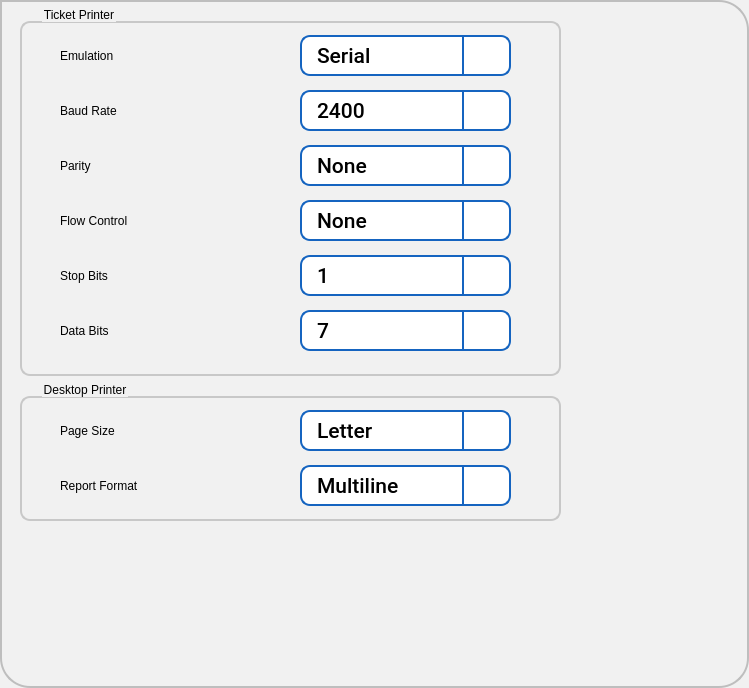
      <widget class="QFrame" name="frame_11">
       <property name="geometry">
        <rect>
         <x>0</x>
         <y>0</y>
         <width>749</width>
         <height>688</height>
        </rect>
       </property>
       <property name="styleSheet">
        <string notr="true">background-color: rgb(241, 241, 241);
	 border: 2px solid #C4C4C3;
    border-bottom-color: #C2C7CB; /* same as the pane color */
    border-bottom-left-radius: 30px;
border-bottom-right-radius: 30px;
    border-top-right-radius: 30px;
color: rgb(0, 0, 0);
font: 75 16pt &quot;Roboto Medium&quot;;
border-color:  rgb(190, 190, 190);



</string>
       </property>
       <property name="frameShape">
        <enum>QFrame::StyledPanel</enum>
       </property>
       <property name="frameShadow">
        <enum>QFrame::Raised</enum>
       </property>
       <widget class="QGroupBox" name="groupBox_5">
        <property name="geometry">
         <rect>
          <x>20</x>
          <y>5</y>
          <width>541</width>
          <height>371</height>
         </rect>
        </property>
        <property name="styleSheet">
         <string notr="true">QGroupBox {
    border: 2px solid  rgb(200, 200, 200);
    border-radius: 10px;
    margin-top: 16px; /* leave space at the top for the title */
    padding : 0px;

}

QGroupBox::title {
    subcontrol-origin: padding;
    subcontrol-position: top left ; /* position at the top center */
    left : 20px;
    top : -15px;
}</string>
        </property>
        <property name="title">
         <string>Ticket Printer</string>
        </property>
        <widget class="QComboBox" name="cbBaud">
         <property name="geometry">
          <rect>
           <x>280</x>
           <y>85</y>
           <width>211</width>
           <height>41</height>
          </rect>
         </property>
         <property name="font">
          <font>
           <family>Roboto Medium</family>
           <pointsize>16</pointsize>
           <weight>9</weight>
           <italic>false</italic>
           <bold>false</bold>
          </font>
         </property>
         <property name="focusPolicy">
          <enum>Qt::ClickFocus</enum>
         </property>
         <property name="styleSheet">
          <string notr="true">QComboBox {
   border: 2px solid  rgb(21, 100, 192);
   border-radius: 10px;
   padding: 1px 18px 1px 3px;
   background-color: rgb(255, 255, 255);
   color: rgb(0, 0, 0);
   font: 75 16pt &quot;Roboto Medium&quot;;
   padding-left: 15px;
}

QComboBox:on {
    padding-top: 3px;
    padding-left: 15px;
}

QComboBox::drop-down {
    subcontrol-origin: padding;
    subcontrol-position: top right;
    width: 45px;
    border-left-width: 2px;
    border-left-color: darkgray;
    border-left-style: solid;
    border-top-right-radius: 3px;
    border-bottom-right-radius: 3px;
    border-color: rgb(21, 100, 192);
}

QComboBox::down-arrow {
	image: url(:/images/icons/downarrow.png);
}

QComboBox::down-arrow:on {
    top: 1px;
    left: 1px;
}

QComboBox QAbstractItemView {
   border: 2px solid rgb(21, 100, 192);
   font: 75 16pt &quot;Roboto Medium&quot;;
   border-radius: 5px;
   background-color: rgb(255, 255, 255);
   selection-background-color:  rgb(21, 100, 192);
   selection-color: rgb(255, 255, 255);
}

/*  vertical */
QScrollBar:vertical {
     border: 0px solid  rgb(21, 100, 192);
     background:  rgb(230,230,230);
     width: 42px;
	 margin: 45px 0 45px 0;
     border-left: 2px solid  rgb(182, 182, 182);
     border-radius: 0px;
 }

 QScrollBar::handle:vertical {
     background:  rgb(182, 182, 182);
     min-height: 20px;
 }

 QScrollBar::add-line:vertical {
     border: 0px solid grey;
     background:  rgb(230,230,230);
     height: 45px;
     subcontrol-position: bottom;
     subcontrol-origin: margin;
 }

 QScrollBar::sub-line:vertical {
     border: 0px solid grey;
     background:  rgb(230,230,230);
     height: 45px;
     subcontrol-position: top;
     subcontrol-origin: margin;
 }

 QScrollBar::up-arrow:vertical {
     width: 42px;
     height: 45px;
     background-image: url(:/images/icons/cuparrow.png);
}

QScrollBar::down-arrow:vertical {
     width: 42px;
      height: 45px;
      background-image: url(:/images/icons/cdownarrow.png);
 }

 QScrollBar::add-page:vertical, QScrollBar::sub-page:vertical {
      background: none;
 }
</string>
         </property>
         <property name="frame">
          <bool>true</bool>
         </property>
         <item>
          <property name="text">
           <string>2400</string>
          </property>
         </item>
         <item>
          <property name="text">
           <string>4800</string>
          </property>
         </item>
         <item>
          <property name="text">
           <string>9600</string>
          </property>
         </item>
         <item>
          <property name="text">
           <string>19200</string>
          </property>
         </item>
        </widget>
        <widget class="QLabel" name="label_3">
         <property name="geometry">
          <rect>
           <x>40</x>
           <y>30</y>
           <width>181</width>
           <height>41</height>
          </rect>
         </property>
         <property name="styleSheet">
          <string notr="true">border-width: 0px;</string>
         </property>
         <property name="text">
          <string>Emulation</string>
         </property>
        </widget>
        <widget class="QLabel" name="label_12">
         <property name="geometry">
          <rect>
           <x>40</x>
           <y>85</y>
           <width>181</width>
           <height>41</height>
          </rect>
         </property>
         <property name="styleSheet">
          <string notr="true">border-width: 0px;</string>
         </property>
         <property name="text">
          <string>Baud Rate</string>
         </property>
        </widget>
        <widget class="QComboBox" name="cbEmulation">
         <property name="geometry">
          <rect>
           <x>280</x>
           <y>30</y>
           <width>211</width>
           <height>41</height>
          </rect>
         </property>
         <property name="font">
          <font>
           <family>Roboto Medium</family>
           <pointsize>16</pointsize>
           <weight>9</weight>
           <italic>false</italic>
           <bold>false</bold>
          </font>
         </property>
         <property name="focusPolicy">
          <enum>Qt::ClickFocus</enum>
         </property>
         <property name="styleSheet">
          <string notr="true">QComboBox {
   border: 2px solid  rgb(21, 100, 192);
   border-radius: 10px;
   padding: 1px 18px 1px 3px;
   background-color: rgb(255, 255, 255);
   color: rgb(0, 0, 0);
   font: 75 16pt &quot;Roboto Medium&quot;;
   padding-left: 15px;
}

QComboBox:on {
    padding-top: 3px;
    padding-left: 15px;
}

QComboBox::drop-down {
    subcontrol-origin: padding;
    subcontrol-position: top right;
    width: 45px;
    border-left-width: 2px;
    border-left-color: darkgray;
    border-left-style: solid;
    border-top-right-radius: 3px;
    border-bottom-right-radius: 3px;
    border-color: rgb(21, 100, 192);
}

QComboBox::down-arrow {
	image: url(:/images/icons/downarrow.png);
}

QComboBox::down-arrow:on {
    top: 1px;
    left: 1px;
}

QComboBox QAbstractItemView {
   border: 2px solid rgb(21, 100, 192);
   font: 75 16pt &quot;Roboto Medium&quot;;
   border-radius: 5px;
   background-color: rgb(255, 255, 255);
   selection-background-color:  rgb(21, 100, 192);
   selection-color: rgb(255, 255, 255);
}

/*  vertical */
QScrollBar:vertical {
     border: 0px solid  rgb(21, 100, 192);
     background:  rgb(230,230,230);
     width: 42px;
	 margin: 45px 0 45px 0;
     border-left: 2px solid  rgb(182, 182, 182);
     border-radius: 0px;
 }

 QScrollBar::handle:vertical {
     background:  rgb(182, 182, 182);
     min-height: 20px;
 }

 QScrollBar::add-line:vertical {
     border: 0px solid grey;
     background:  rgb(230,230,230);
     height: 45px;
     subcontrol-position: bottom;
     subcontrol-origin: margin;
 }

 QScrollBar::sub-line:vertical {
     border: 0px solid grey;
     background:  rgb(230,230,230);
     height: 45px;
     subcontrol-position: top;
     subcontrol-origin: margin;
 }

 QScrollBar::up-arrow:vertical {
     width: 42px;
     height: 45px;
     background-image: url(:/images/icons/cuparrow.png);
}

QScrollBar::down-arrow:vertical {
     width: 42px;
      height: 45px;
      background-image: url(:/images/icons/cdownarrow.png);
 }

 QScrollBar::add-page:vertical, QScrollBar::sub-page:vertical {
      background: none;
 }
</string>
         </property>
         <property name="frame">
          <bool>true</bool>
         </property>
         <item>
          <property name="text">
           <string>Serial</string>
          </property>
         </item>
         <item>
          <property name="text">
           <string>USB</string>
          </property>
         </item>
        </widget>
        <widget class="QComboBox" name="cbStop">
         <property name="geometry">
          <rect>
           <x>280</x>
           <y>250</y>
           <width>211</width>
           <height>41</height>
          </rect>
         </property>
         <property name="font">
          <font>
           <family>Roboto Medium</family>
           <pointsize>16</pointsize>
           <weight>9</weight>
           <italic>false</italic>
           <bold>false</bold>
          </font>
         </property>
         <property name="focusPolicy">
          <enum>Qt::ClickFocus</enum>
         </property>
         <property name="styleSheet">
          <string notr="true">QComboBox {
   border: 2px solid  rgb(21, 100, 192);
   border-radius: 10px;
   padding: 1px 18px 1px 3px;
   background-color: rgb(255, 255, 255);
   color: rgb(0, 0, 0);
   font: 75 16pt &quot;Roboto Medium&quot;;
   padding-left: 15px;
}

QComboBox:on {
    padding-top: 3px;
    padding-left: 15px;
}

QComboBox::drop-down {
    subcontrol-origin: padding;
    subcontrol-position: top right;
    width: 45px;
    border-left-width: 2px;
    border-left-color: darkgray;
    border-left-style: solid;
    border-top-right-radius: 3px;
    border-bottom-right-radius: 3px;
    border-color: rgb(21, 100, 192);
}

QComboBox::down-arrow {
	image: url(:/images/icons/downarrow.png);
}

QComboBox::down-arrow:on {
    top: 1px;
    left: 1px;
}

QComboBox QAbstractItemView {
   border: 2px solid rgb(21, 100, 192);
   font: 75 16pt &quot;Roboto Medium&quot;;
   border-radius: 5px;
   background-color: rgb(255, 255, 255);
   selection-background-color:  rgb(21, 100, 192);
   selection-color: rgb(255, 255, 255);
}

/*  vertical */
QScrollBar:vertical {
     border: 0px solid  rgb(21, 100, 192);
     background:  rgb(230,230,230);
     width: 42px;
	 margin: 45px 0 45px 0;
     border-left: 2px solid  rgb(182, 182, 182);
     border-radius: 0px;
 }

 QScrollBar::handle:vertical {
     background:  rgb(182, 182, 182);
     min-height: 20px;
 }

 QScrollBar::add-line:vertical {
     border: 0px solid grey;
     background:  rgb(230,230,230);
     height: 45px;
     subcontrol-position: bottom;
     subcontrol-origin: margin;
 }

 QScrollBar::sub-line:vertical {
     border: 0px solid grey;
     background:  rgb(230,230,230);
     height: 45px;
     subcontrol-position: top;
     subcontrol-origin: margin;
 }

 QScrollBar::up-arrow:vertical {
     width: 42px;
     height: 45px;
     background-image: url(:/images/icons/cuparrow.png);
}

QScrollBar::down-arrow:vertical {
     width: 42px;
      height: 45px;
      background-image: url(:/images/icons/cdownarrow.png);
 }

 QScrollBar::add-page:vertical, QScrollBar::sub-page:vertical {
      background: none;
 }
</string>
         </property>
         <property name="frame">
          <bool>true</bool>
         </property>
         <item>
          <property name="text">
           <string>1</string>
          </property>
         </item>
         <item>
          <property name="text">
           <string>2</string>
          </property>
         </item>
        </widget>
        <widget class="QLabel" name="label_14">
         <property name="geometry">
          <rect>
           <x>40</x>
           <y>250</y>
           <width>141</width>
           <height>41</height>
          </rect>
         </property>
         <property name="styleSheet">
          <string notr="true">border-width: 0px;</string>
         </property>
         <property name="text">
          <string>Stop Bits</string>
         </property>
        </widget>
        <widget class="QComboBox" name="cbData">
         <property name="geometry">
          <rect>
           <x>280</x>
           <y>305</y>
           <width>211</width>
           <height>41</height>
          </rect>
         </property>
         <property name="font">
          <font>
           <family>Roboto Medium</family>
           <pointsize>16</pointsize>
           <weight>9</weight>
           <italic>false</italic>
           <bold>false</bold>
          </font>
         </property>
         <property name="focusPolicy">
          <enum>Qt::ClickFocus</enum>
         </property>
         <property name="styleSheet">
          <string notr="true">QComboBox {
   border: 2px solid  rgb(21, 100, 192);
   border-radius: 10px;
   padding: 1px 18px 1px 3px;
   background-color: rgb(255, 255, 255);
   color: rgb(0, 0, 0);
   font: 75 16pt &quot;Roboto Medium&quot;;
   padding-left: 15px;
}

QComboBox:on {
    padding-top: 3px;
    padding-left: 15px;
}

QComboBox::drop-down {
    subcontrol-origin: padding;
    subcontrol-position: top right;
    width: 45px;
    border-left-width: 2px;
    border-left-color: darkgray;
    border-left-style: solid;
    border-top-right-radius: 3px;
    border-bottom-right-radius: 3px;
    border-color: rgb(21, 100, 192);
}

QComboBox::down-arrow {
	image: url(:/images/icons/downarrow.png);
}

QComboBox::down-arrow:on {
    top: 1px;
    left: 1px;
}

QComboBox QAbstractItemView {
   border: 2px solid rgb(21, 100, 192);
   font: 75 16pt &quot;Roboto Medium&quot;;
   border-radius: 5px;
   background-color: rgb(255, 255, 255);
   selection-background-color:  rgb(21, 100, 192);
   selection-color: rgb(255, 255, 255);
}

/*  vertical */
QScrollBar:vertical {
     border: 0px solid  rgb(21, 100, 192);
     background:  rgb(230,230,230);
     width: 42px;
	 margin: 45px 0 45px 0;
     border-left: 2px solid  rgb(182, 182, 182);
     border-radius: 0px;
 }

 QScrollBar::handle:vertical {
     background:  rgb(182, 182, 182);
     min-height: 20px;
 }

 QScrollBar::add-line:vertical {
     border: 0px solid grey;
     background:  rgb(230,230,230);
     height: 45px;
     subcontrol-position: bottom;
     subcontrol-origin: margin;
 }

 QScrollBar::sub-line:vertical {
     border: 0px solid grey;
     background:  rgb(230,230,230);
     height: 45px;
     subcontrol-position: top;
     subcontrol-origin: margin;
 }

 QScrollBar::up-arrow:vertical {
     width: 42px;
     height: 45px;
     background-image: url(:/images/icons/cuparrow.png);
}

QScrollBar::down-arrow:vertical {
     width: 42px;
      height: 45px;
      background-image: url(:/images/icons/cdownarrow.png);
 }

 QScrollBar::add-page:vertical, QScrollBar::sub-page:vertical {
      background: none;
 }
</string>
         </property>
         <property name="frame">
          <bool>true</bool>
         </property>
         <item>
          <property name="text">
           <string>7</string>
          </property>
         </item>
         <item>
          <property name="text">
           <string>8</string>
          </property>
         </item>
        </widget>
        <widget class="QComboBox" name="cbParity">
         <property name="geometry">
          <rect>
           <x>280</x>
           <y>140</y>
           <width>211</width>
           <height>41</height>
          </rect>
         </property>
         <property name="font">
          <font>
           <family>Roboto Medium</family>
           <pointsize>16</pointsize>
           <weight>9</weight>
           <italic>false</italic>
           <bold>false</bold>
          </font>
         </property>
         <property name="focusPolicy">
          <enum>Qt::ClickFocus</enum>
         </property>
         <property name="styleSheet">
          <string notr="true">QComboBox {
   border: 2px solid  rgb(21, 100, 192);
   border-radius: 10px;
   padding: 1px 18px 1px 3px;
   background-color: rgb(255, 255, 255);
   color: rgb(0, 0, 0);
   font: 75 16pt &quot;Roboto Medium&quot;;
   padding-left: 15px;
}

QComboBox:on {
    padding-top: 3px;
    padding-left: 15px;
}

QComboBox::drop-down {
    subcontrol-origin: padding;
    subcontrol-position: top right;
    width: 45px;
    border-left-width: 2px;
    border-left-color: darkgray;
    border-left-style: solid;
    border-top-right-radius: 3px;
    border-bottom-right-radius: 3px;
    border-color: rgb(21, 100, 192);
}

QComboBox::down-arrow {
	image: url(:/images/icons/downarrow.png);
}

QComboBox::down-arrow:on {
    top: 1px;
    left: 1px;
}

QComboBox QAbstractItemView {
   border: 2px solid rgb(21, 100, 192);
   font: 75 16pt &quot;Roboto Medium&quot;;
   border-radius: 5px;
   background-color: rgb(255, 255, 255);
   selection-background-color:  rgb(21, 100, 192);
   selection-color: rgb(255, 255, 255);
}

/*  vertical */
QScrollBar:vertical {
     border: 0px solid  rgb(21, 100, 192);
     background:  rgb(230,230,230);
     width: 42px;
	 margin: 45px 0 45px 0;
     border-left: 2px solid  rgb(182, 182, 182);
     border-radius: 0px;
 }

 QScrollBar::handle:vertical {
     background:  rgb(182, 182, 182);
     min-height: 20px;
 }

 QScrollBar::add-line:vertical {
     border: 0px solid grey;
     background:  rgb(230,230,230);
     height: 45px;
     subcontrol-position: bottom;
     subcontrol-origin: margin;
 }

 QScrollBar::sub-line:vertical {
     border: 0px solid grey;
     background:  rgb(230,230,230);
     height: 45px;
     subcontrol-position: top;
     subcontrol-origin: margin;
 }

 QScrollBar::up-arrow:vertical {
     width: 42px;
     height: 45px;
     background-image: url(:/images/icons/cuparrow.png);
}

QScrollBar::down-arrow:vertical {
     width: 42px;
      height: 45px;
      background-image: url(:/images/icons/cdownarrow.png);
 }

 QScrollBar::add-page:vertical, QScrollBar::sub-page:vertical {
      background: none;
 }
</string>
         </property>
         <property name="frame">
          <bool>true</bool>
         </property>
         <item>
          <property name="text">
           <string>None</string>
          </property>
         </item>
         <item>
          <property name="text">
           <string>Odd</string>
          </property>
         </item>
         <item>
          <property name="text">
           <string>Even</string>
          </property>
         </item>
        </widget>
        <widget class="QLabel" name="label_13">
         <property name="geometry">
          <rect>
           <x>40</x>
           <y>140</y>
           <width>181</width>
           <height>41</height>
          </rect>
         </property>
         <property name="styleSheet">
          <string notr="true">border-width: 0px;</string>
         </property>
         <property name="text">
          <string>Parity</string>
         </property>
        </widget>
        <widget class="QLabel" name="label_15">
         <property name="geometry">
          <rect>
           <x>40</x>
           <y>305</y>
           <width>181</width>
           <height>41</height>
          </rect>
         </property>
         <property name="styleSheet">
          <string notr="true">border-width: 0px;</string>
         </property>
         <property name="text">
          <string>Data Bits</string>
         </property>
        </widget>
        <widget class="QLabel" name="label_16">
         <property name="geometry">
          <rect>
           <x>40</x>
           <y>195</y>
           <width>181</width>
           <height>41</height>
          </rect>
         </property>
         <property name="styleSheet">
          <string notr="true">border-width: 0px;</string>
         </property>
         <property name="text">
          <string>Flow Control</string>
         </property>
        </widget>
        <widget class="QComboBox" name="cbFlow">
         <property name="geometry">
          <rect>
           <x>280</x>
           <y>195</y>
           <width>211</width>
           <height>41</height>
          </rect>
         </property>
         <property name="font">
          <font>
           <family>Roboto Medium</family>
           <pointsize>16</pointsize>
           <weight>9</weight>
           <italic>false</italic>
           <bold>false</bold>
          </font>
         </property>
         <property name="focusPolicy">
          <enum>Qt::ClickFocus</enum>
         </property>
         <property name="styleSheet">
          <string notr="true">QComboBox {
   border: 2px solid  rgb(21, 100, 192);
   border-radius: 10px;
   padding: 1px 18px 1px 3px;
   background-color: rgb(255, 255, 255);
   color: rgb(0, 0, 0);
   font: 75 16pt &quot;Roboto Medium&quot;;
   padding-left: 15px;
}

QComboBox:on {
    padding-top: 3px;
    padding-left: 15px;
}

QComboBox::drop-down {
    subcontrol-origin: padding;
    subcontrol-position: top right;
    width: 45px;
    border-left-width: 2px;
    border-left-color: darkgray;
    border-left-style: solid;
    border-top-right-radius: 3px;
    border-bottom-right-radius: 3px;
    border-color: rgb(21, 100, 192);
}

QComboBox::down-arrow {
	image: url(:/images/icons/downarrow.png);
}

QComboBox::down-arrow:on {
    top: 1px;
    left: 1px;
}

QComboBox QAbstractItemView {
   border: 2px solid rgb(21, 100, 192);
   font: 75 16pt &quot;Roboto Medium&quot;;
   border-radius: 5px;
   background-color: rgb(255, 255, 255);
   selection-background-color:  rgb(21, 100, 192);
   selection-color: rgb(255, 255, 255);
}

/*  vertical */
QScrollBar:vertical {
     border: 0px solid  rgb(21, 100, 192);
     background:  rgb(230,230,230);
     width: 42px;
	 margin: 45px 0 45px 0;
     border-left: 2px solid  rgb(182, 182, 182);
     border-radius: 0px;
 }

 QScrollBar::handle:vertical {
     background:  rgb(182, 182, 182);
     min-height: 20px;
 }

 QScrollBar::add-line:vertical {
     border: 0px solid grey;
     background:  rgb(230,230,230);
     height: 45px;
     subcontrol-position: bottom;
     subcontrol-origin: margin;
 }

 QScrollBar::sub-line:vertical {
     border: 0px solid grey;
     background:  rgb(230,230,230);
     height: 45px;
     subcontrol-position: top;
     subcontrol-origin: margin;
 }

 QScrollBar::up-arrow:vertical {
     width: 42px;
     height: 45px;
     background-image: url(:/images/icons/cuparrow.png);
}

QScrollBar::down-arrow:vertical {
     width: 42px;
      height: 45px;
      background-image: url(:/images/icons/cdownarrow.png);
 }

 QScrollBar::add-page:vertical, QScrollBar::sub-page:vertical {
      background: none;
 }
</string>
         </property>
         <property name="frame">
          <bool>true</bool>
         </property>
         <item>
          <property name="text">
           <string>None</string>
          </property>
         </item>
         <item>
          <property name="text">
           <string>XON/XOFF</string>
          </property>
         </item>
         <item>
          <property name="text">
           <string>DTR</string>
          </property>
         </item>
        </widget>
       </widget>
       <widget class="QGroupBox" name="groupBox_6">
        <property name="geometry">
         <rect>
          <x>20</x>
          <y>380</y>
          <width>541</width>
          <height>141</height>
         </rect>
        </property>
        <property name="styleSheet">
         <string notr="true">QGroupBox {
    border: 2px solid  rgb(200, 200, 200);
    border-radius: 10px;
    margin-top: 16px; /* leave space at the top for the title */
    padding : 0px;

}

QGroupBox::title {
    subcontrol-origin: padding;
    subcontrol-position: top left ; /* position at the top center */
    left : 20px;
    top : -15px;
}</string>
        </property>
        <property name="title">
         <string>Desktop Printer</string>
        </property>
        <widget class="QComboBox" name="cbData_2">
         <property name="geometry">
          <rect>
           <x>280</x>
           <y>290</y>
           <width>211</width>
           <height>41</height>
          </rect>
         </property>
         <property name="font">
          <font>
           <family>Roboto Medium</family>
           <pointsize>16</pointsize>
           <weight>9</weight>
           <italic>false</italic>
           <bold>false</bold>
          </font>
         </property>
         <property name="styleSheet">
          <string notr="true">QComboBox {
        border: 2px solid white;
        border-radius: 10px;
        padding: 1px 18px 1px 3px;
background-color: rgb(255, 255, 255);
border-color: rgb(21, 100, 192);
color: rgb(0, 0, 0);
font: 75 16pt &quot;Roboto Medium&quot;;
    padding-left: 15px;

}
QComboBox:editable {
        background: white;
}

QComboBox:on { /* shift the text when the popup opens */
    padding-top: 3px;
    padding-left: 15px;
}
QComboBox::drop-down {
    subcontrol-origin: padding;
    subcontrol-position: top right;
    width: 45px;
    border-left-width: 2px;
    border-left-color: darkgray;
    border-left-style: solid; /* just a single line */
    border-top-right-radius: 3px; /* same radius as the QComboBox */
    border-bottom-right-radius: 3px;
    border-color: rgb(21, 100, 192);
 
}
QComboBox::down-arrow {
  /*  image: url(c:/icons/downarrow.png); */
	image: url(:/images/icons/downarrow.png);
}
QComboBox::down-arrow:on { /* shift the arrow when popup is open */ 
    top: 1px;
    left: 1px;
}
QComboBox QAbstractItemView {
border: 2px solid darkgray;
font: 75 16pt &quot;Roboto Medium&quot;;
border-radius: 5px;
background-color: rgb(255, 255, 255);
	
	selection-background-color:  rgb(21, 100, 192);

}</string>
         </property>
         <property name="frame">
          <bool>true</bool>
         </property>
         <item>
          <property name="text">
           <string>5</string>
          </property>
         </item>
         <item>
          <property name="text">
           <string>6</string>
          </property>
         </item>
         <item>
          <property name="text">
           <string>7</string>
          </property>
         </item>
         <item>
          <property name="text">
           <string>8</string>
          </property>
         </item>
        </widget>
        <widget class="QLabel" name="label_21">
         <property name="geometry">
          <rect>
           <x>40</x>
           <y>290</y>
           <width>181</width>
           <height>41</height>
          </rect>
         </property>
         <property name="styleSheet">
          <string notr="true">border-width: 0px;</string>
         </property>
         <property name="text">
          <string>Data Bits</string>
         </property>
        </widget>
        <widget class="QLabel" name="label_17">
         <property name="geometry">
          <rect>
           <x>40</x>
           <y>30</y>
           <width>201</width>
           <height>41</height>
          </rect>
         </property>
         <property name="styleSheet">
          <string notr="true">border-width: 0px;</string>
         </property>
         <property name="text">
          <string>Page Size</string>
         </property>
        </widget>
        <widget class="QComboBox" name="cbPageSize">
         <property name="geometry">
          <rect>
           <x>280</x>
           <y>30</y>
           <width>211</width>
           <height>41</height>
          </rect>
         </property>
         <property name="font">
          <font>
           <family>Roboto Medium</family>
           <pointsize>16</pointsize>
           <weight>9</weight>
           <italic>false</italic>
           <bold>false</bold>
          </font>
         </property>
         <property name="focusPolicy">
          <enum>Qt::ClickFocus</enum>
         </property>
         <property name="styleSheet">
          <string notr="true">QComboBox {
   border: 2px solid  rgb(21, 100, 192);
   border-radius: 10px;
   padding: 1px 18px 1px 3px;
   background-color: rgb(255, 255, 255);
   color: rgb(0, 0, 0);
   font: 75 16pt &quot;Roboto Medium&quot;;
   padding-left: 15px;
}

QComboBox:on {
    padding-top: 3px;
    padding-left: 15px;
}

QComboBox::drop-down {
    subcontrol-origin: padding;
    subcontrol-position: top right;
    width: 45px;
    border-left-width: 2px;
    border-left-color: darkgray;
    border-left-style: solid;
    border-top-right-radius: 3px;
    border-bottom-right-radius: 3px;
    border-color: rgb(21, 100, 192);
}

QComboBox::down-arrow {
	image: url(:/images/icons/downarrow.png);
}

QComboBox::down-arrow:on {
    top: 1px;
    left: 1px;
}

QComboBox QAbstractItemView {
   border: 2px solid rgb(21, 100, 192);
   font: 75 16pt &quot;Roboto Medium&quot;;
   border-radius: 5px;
   background-color: rgb(255, 255, 255);
   selection-background-color:  rgb(21, 100, 192);
   selection-color: rgb(255, 255, 255);
}

/*  vertical */
QScrollBar:vertical {
     border: 0px solid  rgb(21, 100, 192);
     background:  rgb(230,230,230);
     width: 42px;
	 margin: 45px 0 45px 0;
     border-left: 2px solid  rgb(182, 182, 182);
     border-radius: 0px;
 }

 QScrollBar::handle:vertical {
     background:  rgb(182, 182, 182);
     min-height: 20px;
 }

 QScrollBar::add-line:vertical {
     border: 0px solid grey;
     background:  rgb(230,230,230);
     height: 45px;
     subcontrol-position: bottom;
     subcontrol-origin: margin;
 }

 QScrollBar::sub-line:vertical {
     border: 0px solid grey;
     background:  rgb(230,230,230);
     height: 45px;
     subcontrol-position: top;
     subcontrol-origin: margin;
 }

 QScrollBar::up-arrow:vertical {
     width: 42px;
     height: 45px;
     background-image: url(:/images/icons/cuparrow.png);
}

QScrollBar::down-arrow:vertical {
     width: 42px;
      height: 45px;
      background-image: url(:/images/icons/cdownarrow.png);
 }

 QScrollBar::add-page:vertical, QScrollBar::sub-page:vertical {
      background: none;
 }
</string>
         </property>
         <property name="frame">
          <bool>true</bool>
         </property>
         <item>
          <property name="text">
           <string>Letter</string>
          </property>
         </item>
         <item>
          <property name="text">
           <string>A4</string>
          </property>
         </item>
        </widget>
        <widget class="QComboBox" name="cbReportFormat">
         <property name="geometry">
          <rect>
           <x>280</x>
           <y>85</y>
           <width>211</width>
           <height>41</height>
          </rect>
         </property>
         <property name="font">
          <font>
           <family>Roboto Medium</family>
           <pointsize>16</pointsize>
           <weight>9</weight>
           <italic>false</italic>
           <bold>false</bold>
          </font>
         </property>
         <property name="focusPolicy">
          <enum>Qt::ClickFocus</enum>
         </property>
         <property name="styleSheet">
          <string notr="true">QComboBox {
   border: 2px solid  rgb(21, 100, 192);
   border-radius: 10px;
   padding: 1px 18px 1px 3px;
   background-color: rgb(255, 255, 255);
   color: rgb(0, 0, 0);
   font: 75 16pt &quot;Roboto Medium&quot;;
   padding-left: 15px;
}

QComboBox:on {
    padding-top: 3px;
    padding-left: 15px;
}

QComboBox::drop-down {
    subcontrol-origin: padding;
    subcontrol-position: top right;
    width: 45px;
    border-left-width: 2px;
    border-left-color: darkgray;
    border-left-style: solid;
    border-top-right-radius: 3px;
    border-bottom-right-radius: 3px;
    border-color: rgb(21, 100, 192);
}

QComboBox::down-arrow {
	image: url(:/images/icons/downarrow.png);
}

QComboBox::down-arrow:on {
    top: 1px;
    left: 1px;
}

QComboBox QAbstractItemView {
   border: 2px solid rgb(21, 100, 192);
   font: 75 16pt &quot;Roboto Medium&quot;;
   border-radius: 5px;
   background-color: rgb(255, 255, 255);
   selection-background-color:  rgb(21, 100, 192);
   selection-color: rgb(255, 255, 255);
}

/*  vertical */
QScrollBar:vertical {
     border: 0px solid  rgb(21, 100, 192);
     background:  rgb(230,230,230);
     width: 42px;
	 margin: 45px 0 45px 0;
     border-left: 2px solid  rgb(182, 182, 182);
     border-radius: 0px;
 }

 QScrollBar::handle:vertical {
     background:  rgb(182, 182, 182);
     min-height: 20px;
 }

 QScrollBar::add-line:vertical {
     border: 0px solid grey;
     background:  rgb(230,230,230);
     height: 45px;
     subcontrol-position: bottom;
     subcontrol-origin: margin;
 }

 QScrollBar::sub-line:vertical {
     border: 0px solid grey;
     background:  rgb(230,230,230);
     height: 45px;
     subcontrol-position: top;
     subcontrol-origin: margin;
 }

 QScrollBar::up-arrow:vertical {
     width: 42px;
     height: 45px;
     background-image: url(:/images/icons/cuparrow.png);
}

QScrollBar::down-arrow:vertical {
     width: 42px;
      height: 45px;
      background-image: url(:/images/icons/cdownarrow.png);
 }

 QScrollBar::add-page:vertical, QScrollBar::sub-page:vertical {
      background: none;
 }
</string>
         </property>
         <property name="frame">
          <bool>true</bool>
         </property>
         <item>
          <property name="text">
           <string>Multiline</string>
          </property>
         </item>
         <item>
          <property name="text">
           <string>Single</string>
          </property>
         </item>
        </widget>
        <widget class="QLabel" name="label_18">
         <property name="geometry">
          <rect>
           <x>40</x>
           <y>85</y>
           <width>201</width>
           <height>41</height>
          </rect>
         </property>
         <property name="styleSheet">
          <string notr="true">border-width: 0px;</string>
         </property>
         <property name="text">
          <string>Report Format</string>
         </property>
        </widget>
       </widget>
      </widget>
